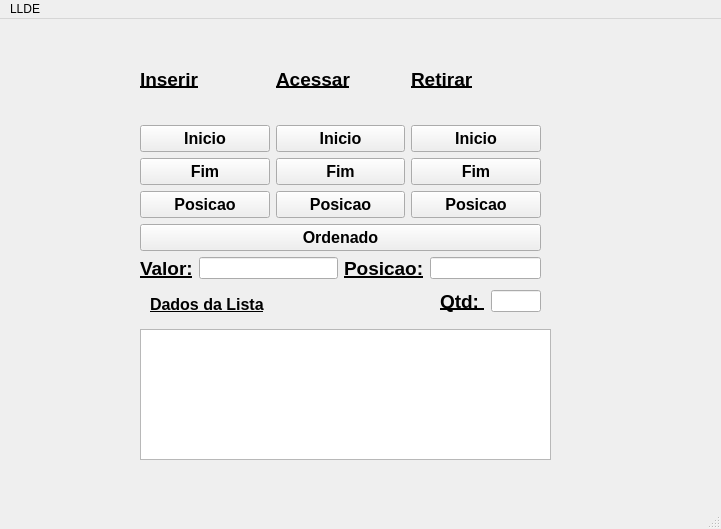
<?xml version="1.0" encoding="UTF-8"?>
<ui version="4.0">
 <class>MainWindow</class>
 <widget class="QMainWindow" name="MainWindow">
  <property name="geometry">
   <rect>
    <x>0</x>
    <y>0</y>
    <width>721</width>
    <height>529</height>
   </rect>
  </property>
  <property name="windowTitle">
   <string>MainWindow</string>
  </property>
  <widget class="QWidget" name="centralwidget">
   <widget class="QTextEdit" name="textEdit">
    <property name="geometry">
     <rect>
      <x>140</x>
      <y>310</y>
      <width>411</width>
      <height>131</height>
     </rect>
    </property>
   </widget>
   <widget class="QLabel" name="label_6">
    <property name="geometry">
     <rect>
      <x>150</x>
      <y>270</y>
      <width>131</width>
      <height>31</height>
     </rect>
    </property>
    <property name="font">
     <font>
      <pointsize>12</pointsize>
      <italic>false</italic>
      <bold>true</bold>
      <underline>true</underline>
     </font>
    </property>
    <property name="text">
     <string>Dados da Lista</string>
    </property>
   </widget>
   <widget class="QLabel" name="labelAluno">
    <property name="geometry">
     <rect>
      <x>0</x>
      <y>10</y>
      <width>111</width>
      <height>141</height>
     </rect>
    </property>
    <property name="text">
     <string/>
    </property>
    <property name="pixmap">
     <pixmap resource="fotos.qrc">:/new/prefix1/myPhoto.jpg</pixmap>
    </property>
    <property name="scaledContents">
     <bool>true</bool>
    </property>
   </widget>
   <widget class="QLabel" name="labelPuc">
    <property name="geometry">
     <rect>
      <x>550</x>
      <y>20</y>
      <width>161</width>
      <height>111</height>
     </rect>
    </property>
    <property name="text">
     <string/>
    </property>
    <property name="pixmap">
     <pixmap resource="fotos.qrc">:/new/prefix1/puc-goias.svg</pixmap>
    </property>
    <property name="scaledContents">
     <bool>true</bool>
    </property>
   </widget>
   <widget class="QWidget" name="layoutWidget">
    <property name="geometry">
     <rect>
      <x>140</x>
      <y>20</y>
      <width>401</width>
      <height>241</height>
     </rect>
    </property>
    <layout class="QVBoxLayout" name="verticalLayout_4">
     <item>
      <layout class="QHBoxLayout" name="horizontalLayout">
       <item>
        <layout class="QVBoxLayout" name="verticalLayout">
         <item>
          <widget class="QLabel" name="label">
           <property name="font">
            <font>
             <pointsize>14</pointsize>
             <italic>false</italic>
             <bold>true</bold>
             <underline>true</underline>
            </font>
           </property>
           <property name="text">
            <string>Inserir</string>
           </property>
          </widget>
         </item>
         <item>
          <widget class="QPushButton" name="pushButtonInserirInicio">
           <property name="font">
            <font>
             <pointsize>12</pointsize>
             <bold>true</bold>
            </font>
           </property>
           <property name="text">
            <string>Inicio</string>
           </property>
           <property name="icon">
            <iconset resource="fotos.qrc">
             <normaloff>:/new/prefix1/inserir.png</normaloff>:/new/prefix1/inserir.png</iconset>
           </property>
          </widget>
         </item>
         <item>
          <widget class="QPushButton" name="pushButtonInserirFim">
           <property name="font">
            <font>
             <pointsize>12</pointsize>
             <bold>true</bold>
            </font>
           </property>
           <property name="text">
            <string>Fim</string>
           </property>
           <property name="icon">
            <iconset resource="fotos.qrc">
             <normaloff>:/new/prefix1/inserir.png</normaloff>:/new/prefix1/inserir.png</iconset>
           </property>
          </widget>
         </item>
         <item>
          <widget class="QPushButton" name="pushButtonInserirPosicao">
           <property name="font">
            <font>
             <pointsize>12</pointsize>
             <bold>true</bold>
            </font>
           </property>
           <property name="text">
            <string>Posicao</string>
           </property>
           <property name="icon">
            <iconset resource="fotos.qrc">
             <normaloff>:/new/prefix1/inserir.png</normaloff>:/new/prefix1/inserir.png</iconset>
           </property>
          </widget>
         </item>
        </layout>
       </item>
       <item>
        <layout class="QVBoxLayout" name="verticalLayout_2">
         <item>
          <widget class="QLabel" name="label_2">
           <property name="font">
            <font>
             <pointsize>14</pointsize>
             <italic>false</italic>
             <bold>true</bold>
             <underline>true</underline>
            </font>
           </property>
           <property name="text">
            <string>Acessar</string>
           </property>
          </widget>
         </item>
         <item>
          <widget class="QPushButton" name="pushButtonAcessarInicio">
           <property name="font">
            <font>
             <pointsize>12</pointsize>
             <bold>true</bold>
            </font>
           </property>
           <property name="text">
            <string>Inicio</string>
           </property>
           <property name="icon">
            <iconset resource="fotos.qrc">
             <normaloff>:/new/prefix1/lupa.png</normaloff>:/new/prefix1/lupa.png</iconset>
           </property>
          </widget>
         </item>
         <item>
          <widget class="QPushButton" name="pushButtonAcessarFim">
           <property name="font">
            <font>
             <pointsize>12</pointsize>
             <bold>true</bold>
            </font>
           </property>
           <property name="text">
            <string>Fim</string>
           </property>
           <property name="icon">
            <iconset resource="fotos.qrc">
             <normaloff>:/new/prefix1/lupa.png</normaloff>:/new/prefix1/lupa.png</iconset>
           </property>
          </widget>
         </item>
         <item>
          <widget class="QPushButton" name="pushButtonAcessarPosicao">
           <property name="font">
            <font>
             <pointsize>12</pointsize>
             <bold>true</bold>
            </font>
           </property>
           <property name="text">
            <string>Posicao</string>
           </property>
           <property name="icon">
            <iconset resource="fotos.qrc">
             <normaloff>:/new/prefix1/lupa.png</normaloff>:/new/prefix1/lupa.png</iconset>
           </property>
          </widget>
         </item>
        </layout>
       </item>
       <item>
        <layout class="QVBoxLayout" name="verticalLayout_3">
         <item>
          <widget class="QLabel" name="label_3">
           <property name="font">
            <font>
             <pointsize>14</pointsize>
             <italic>false</italic>
             <bold>true</bold>
             <underline>true</underline>
            </font>
           </property>
           <property name="text">
            <string>Retirar</string>
           </property>
          </widget>
         </item>
         <item>
          <widget class="QPushButton" name="pushButtonRetirarInicio">
           <property name="font">
            <font>
             <pointsize>12</pointsize>
             <bold>true</bold>
            </font>
           </property>
           <property name="text">
            <string>Inicio</string>
           </property>
           <property name="icon">
            <iconset resource="fotos.qrc">
             <normaloff>:/new/prefix1/saida.png</normaloff>:/new/prefix1/saida.png</iconset>
           </property>
          </widget>
         </item>
         <item>
          <widget class="QPushButton" name="pushButtonRetirarFim">
           <property name="font">
            <font>
             <pointsize>12</pointsize>
             <bold>true</bold>
            </font>
           </property>
           <property name="text">
            <string>Fim</string>
           </property>
           <property name="icon">
            <iconset resource="fotos.qrc">
             <normaloff>:/new/prefix1/saida.png</normaloff>:/new/prefix1/saida.png</iconset>
           </property>
          </widget>
         </item>
         <item>
          <widget class="QPushButton" name="pushButtonRetirarPosicao">
           <property name="font">
            <font>
             <pointsize>12</pointsize>
             <bold>true</bold>
            </font>
           </property>
           <property name="text">
            <string>Posicao</string>
           </property>
           <property name="icon">
            <iconset resource="fotos.qrc">
             <normaloff>:/new/prefix1/saida.png</normaloff>:/new/prefix1/saida.png</iconset>
           </property>
          </widget>
         </item>
        </layout>
       </item>
      </layout>
     </item>
     <item>
      <widget class="QPushButton" name="pushButton">
       <property name="font">
        <font>
         <pointsize>12</pointsize>
         <bold>true</bold>
        </font>
       </property>
       <property name="text">
        <string>Ordenado</string>
       </property>
       <property name="icon">
        <iconset resource="fotos.qrc">
         <normaloff>:/new/prefix1/inserir.png</normaloff>:/new/prefix1/inserir.png</iconset>
       </property>
      </widget>
     </item>
     <item>
      <layout class="QHBoxLayout" name="horizontalLayout_4">
       <item>
        <layout class="QHBoxLayout" name="horizontalLayout_2">
         <item>
          <widget class="QLabel" name="label_4">
           <property name="font">
            <font>
             <pointsize>14</pointsize>
             <italic>false</italic>
             <bold>true</bold>
             <underline>true</underline>
            </font>
           </property>
           <property name="text">
            <string>Valor:</string>
           </property>
          </widget>
         </item>
         <item>
          <widget class="QLineEdit" name="lineEditValor"/>
         </item>
        </layout>
       </item>
       <item>
        <layout class="QHBoxLayout" name="horizontalLayout_3">
         <item>
          <widget class="QLabel" name="label_5">
           <property name="font">
            <font>
             <pointsize>14</pointsize>
             <italic>false</italic>
             <bold>true</bold>
             <underline>true</underline>
            </font>
           </property>
           <property name="text">
            <string>Posicao:</string>
           </property>
          </widget>
         </item>
         <item>
          <widget class="QLineEdit" name="lineEditPosicao"/>
         </item>
        </layout>
       </item>
      </layout>
     </item>
    </layout>
   </widget>
   <widget class="QWidget" name="">
    <property name="geometry">
     <rect>
      <x>440</x>
      <y>270</y>
      <width>101</width>
      <height>24</height>
     </rect>
    </property>
    <layout class="QHBoxLayout" name="horizontalLayout_5">
     <item>
      <widget class="QLabel" name="label_7">
       <property name="font">
        <font>
         <pointsize>14</pointsize>
         <italic>false</italic>
         <bold>true</bold>
         <underline>true</underline>
        </font>
       </property>
       <property name="text">
        <string>Qtd: </string>
       </property>
      </widget>
     </item>
     <item>
      <widget class="QLineEdit" name="lineEditQtd"/>
     </item>
    </layout>
   </widget>
  </widget>
  <widget class="QMenuBar" name="menubar">
   <property name="geometry">
    <rect>
     <x>0</x>
     <y>0</y>
     <width>721</width>
     <height>20</height>
    </rect>
   </property>
   <widget class="QMenu" name="menuLLDE">
    <property name="title">
     <string>LLDE</string>
    </property>
   </widget>
   <addaction name="menuLLDE"/>
  </widget>
  <widget class="QStatusBar" name="statusbar"/>
 </widget>
 <resources>
  <include location="fotos.qrc"/>
 </resources>
 <connections/>
</ui>
